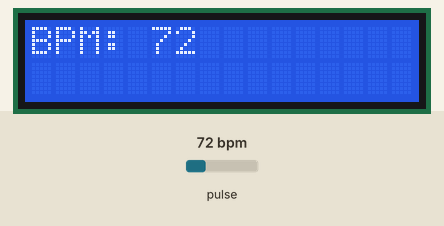
The sketch below on a simulated Arduino Uno, built with avr-gcc and run on an emulated ATmega328P. Parts: 16×2 character LCD. The test bench sets the inputs (shaded band); at power-on: pulse 72 bpm. What the sketch prints to the serial monitor is not drawn.

Above: at 1.4 s.
1.5 s: pulse set to 42 bpm
At 3.3 s:
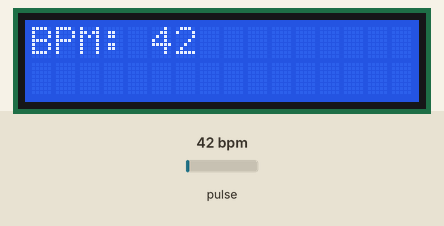
3.7 s: pulse set to 70 bpm
At 4.9 s:
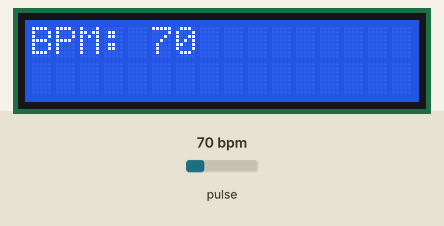
6.0 s: pulse set to 100 bpm
At 6.6 s:
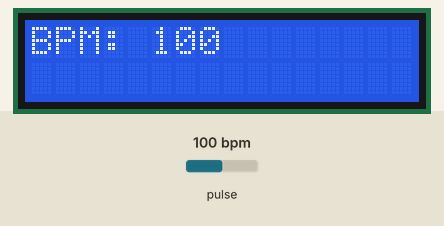
Timing chart, 0 to 9.0 s (numbered marks = the images above; inputs shaded):
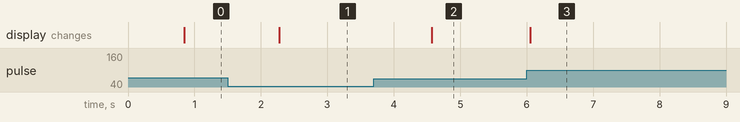

The sketch:

nabizolcer.ino
```cpp
#define USE_ARDUINO_INTERRUPTS true    // bpm i doğru ölçmek için kesintiler
#include <PulseSensorPlayground.h>     // PulseSensorPlayground kütüpanesi eklendi
#include <Wire.h> //LCD Ekranımızı kullanabilmek için kütüphane tanımlaması yapıyoruz
#include <LiquidCrystal_I2C.h> //LCD Ekranımızı kullanabilmek için kütüphane tanımlaması yapıyoruz

const int PulseWire = 0;
int Threshold = 515;           // sensörde algılanacak vuruş eşik değeri

LiquidCrystal_I2C lcd(0x27, 16, 2);//LCD Ekranımızın I2C adresinin "0x27" olduğunu ve 2 satır 16 sütundan oluştuğunu tanımlıyoruz

PulseSensorPlayground pulseSensor;  // instance aldık

void setup() {
  lcd.begin(); //LCD Ekranımızın 2 satır ve 16 sütundan oluştuğunu tanımlıyoruz
  Serial.begin(9600);          // seri iletişim başlatıldı

  // pulsesensör değişken atamaları
  pulseSensor.analogInput(PulseWire);
  pulseSensor.setThreshold(Threshold);

  // pulsesensör nesnesinin oluştuğunu ve sinyal göndermeye başladığını yazdırdık
   if (pulseSensor.begin()) {
    Serial.println("Nabız Olcer Nesnesi Olustu!");
  }
}


void loop() {

 int myBPM = pulseSensor.getBeatsPerMinute();  // pulsesensörden gelen bpm i döngü içinde myBPM e atadık
                                               // her atımda MyBPM değişiyor.

if (pulseSensor.sawStartOfBeat()) {            // pulsesensörde atım olup olmadığını kontrol ediyoruz
 Serial.println("♥  Kalp Atışı Algılandı!"); // eğer atım okunuyorsa "kalp atışı algılandı !" yazacak
 Serial.print("BPM: ");                        // "BPM" ifadesi ekrana yazdır.
 Serial.println(myBPM);                        // BPM değerini ekrana yazdır.
 lcd.clear();
 lcd.setCursor(0,0);
 lcd.print("BPM: ");                        // "BPM" ifadesi ekrana yazdır.
 lcd.print(myBPM);                        // BPM değerini ekrana yazdır.
}

  delay(20);                    // tüm bu işlemlerden sonra 20 milisaniye beklet

}
```

Measured:
- after the input at 1.5 s, the display: changes after 0.78 s (image 1)
- after the input at 3.7 s, the display: changes after 0.87 s (image 2)
- after the input at 6.0 s, the display: changes after 0.05 s (image 3)
